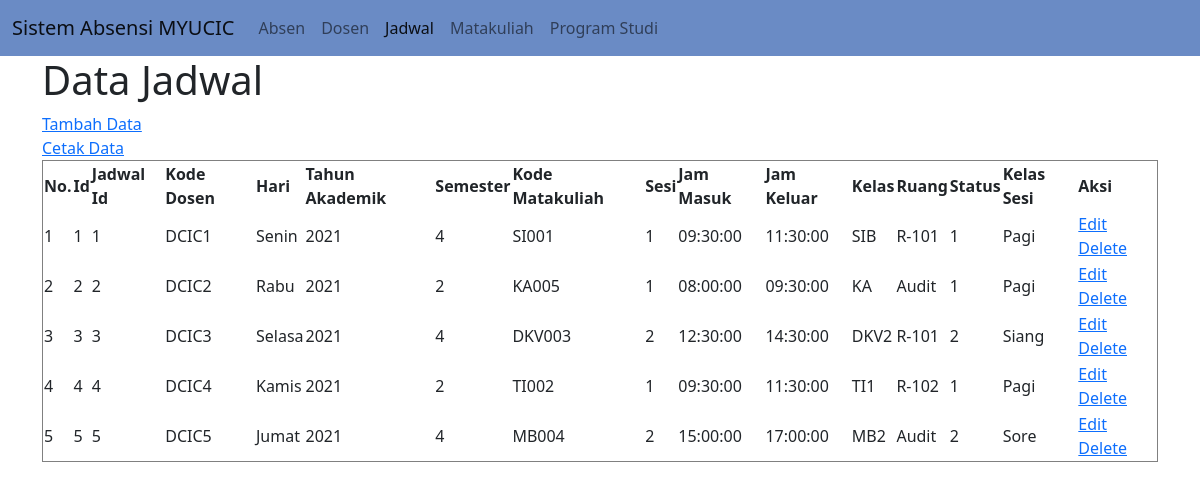
The page /jadwal.php on the database its author committed.
### tables this page shows
CREATE TABLE `tbljadwal` (
  `id` int(11) NOT NULL,
  `jadwalid` int(4) NOT NULL,
  `kodedosen` varchar(5) NOT NULL,
  `hari` varchar(8) NOT NULL,
  `thnakademik` varchar(10) NOT NULL,
  `semester` varchar(6) NOT NULL,
  `kodemk` varchar(15) NOT NULL,
  `sesi` char(1) NOT NULL,
  `jammasuk` time NOT NULL,
  `jamkeluar` time NOT NULL,
  `kelas` varchar(5) NOT NULL,
  `ruang` varchar(10) NOT NULL,
  `status` int(11) NOT NULL,
  `kelassesi` varchar(8) NOT NULL
);

### connection.php (called while the page is built)
<?php
class Connection
{
    public function get_connection()
    {
        $host = "localhost";
        $database = "absensi_mahasiswa";
        $username = "root";
        $password = "";
        $connect = new mysqli($host, $username, $password, $database);
        return $connect;
    }
}
?>

### model.php (called while the page is built, shortened)
<?php
include 'connection.php';
class Model extends Connection
{
    public function __construct()
    {
        $this->conn = $this->get_connection();
    }
    public function tampil_data_jadwal()
    {
        $sql = "SELECT * FROM tbljadwal";
        $bind = $this->conn->query($sql);
        while ($obj = $bind->fetch_object()) {
            $baris[] = $obj;
        }
        if (!empty($baris)) {
            return $baris;
        }
    }
}

### jadwal.php (the view, shortened to what this page needs)
<?php
include 'model.php';
$model = new Model();
$index = 1;
?>
<!doctype html>
<html lang="en">
<head>
    <link href="https://cdn.jsdelivr.net/npm/bootstrap@5.0.0-beta3/dist/css/bootstrap.min.css" rel="stylesheet">
</head>
<body>
<nav class="navbar navbar-expand-lg navbar-light" style="background-color: #6a8bc5;">
  <div class="container-fluid">
    <a class="navbar-brand" href="#">Sistem Absensi MYUCIC</a>
    <div class="collapse navbar-collapse" id="navbarNav">
      <ul class="navbar-nav">
        <li class="nav-item">
          <a class="nav-link" aria-current="page" href="index.php">Absen</a>
        </li>
        <li class="nav-item">
          <a class="nav-link" href="dosen.php">Dosen</a>
        </li>
        <li class="nav-item">
          <a class="nav-link active" href="jadwal.php">Jadwal</a>
        </li>
        <li class="nav-item">
          <a class="nav-link" href="matakuliah.php">Matakuliah</a>
        </li>
        <li class="nav-item">
          <a class="nav-link" href="prodi.php">Program Studi</a>
        </li>
      </ul>
    </div>
  </div>
</nav>
<div class="container">
        <h1>Data Jadwal</h1>
        <a href="create_jadwal.php">Tambah Data</a>
        <br>
        <a href="print_jadwal.php" target="_blank">Cetak Data</a>
        <br>
        <table border="1">
            <thead>
                <tr>
                    <th>No.</th>
                    <th>Id</th>
                    <th>Jadwal Id</th>
                    <th>Kode Dosen</th>
                    <th>Hari</th>
                    <th>Tahun Akademik</th>
                    <th>Semester</th>
                    <th>Kode Matakuliah</th>
                    <th>Sesi</th>
                    <th>Jam Masuk</th>
                    <th>Jam Keluar</th>
                    <th>Kelas</th>
                    <th>Ruang</th>
                    <th>Status</th>
                    <th>Kelas Sesi</th>
                    <th>Aksi</th>
                </tr>
            </thead>
            <tbody>
                <?php
                $result = $model->tampil_data_jadwal();
                if (!empty($result)) {
                    foreach ($result as $data) : ?>
                        <tr>
                            <td><?= $index++ ?></td>
                            <td><?= $data->id ?></td>
                            <td><?= $data->jadwalid ?></td>
                            <td><?= $data->kodedosen ?></td>
                            <td><?= $data->hari ?></td>
                            <td><?= $data->thnakademik ?></td>
                            <td><?= $data->semester ?></td>
                            <td><?= $data->kodemk ?></td>
                            <td><?= $data->sesi ?></td>
                            <td><?= $data->jammasuk ?></td>
                            <td><?= $data->jamkeluar ?></td>
                            <td><?= $data->kelas ?></td>
                            <td><?= $data->ruang ?></td>
                            <td><?= $data->status ?></td>
                            <td><?= $data->kelassesi ?></td>
                            <td>
                                <a name="edit" id="edit" href="edit_jadwal.php?id=<?= $data->id ?>">Edit</a>
                                <a name="hapus" id="hapus" href="process.php?jadwal_id=<?= $data->id ?>">Delete</a>
                            </td>
                        </tr>
                    <?php endforeach;
                } else { ?>
                <tr>
                    <td colspan="9">Belum ada data pada tabel absen mahasiswa.</td>
                </tr>
                <?php } ?>
            </tbody>
        </table>
    </div>
</body>
</html>

### rows shown on the page
tbljadwal: id "1", jadwalid "1", kodedosen "DCIC1", hari "Senin", thnakademik "2021", semester "4", kodemk "SI001", sesi "1", jammasuk "09:30:00", jamkeluar "11:30:00", kelas "SIB", ruang "R-101", status "1", kelassesi "Pagi"
tbljadwal: id "2", jadwalid "2", kodedosen "DCIC2", hari "Rabu", thnakademik "2021", semester "2", kodemk "KA005", sesi "1", jammasuk "08:00:00", jamkeluar "09:30:00", kelas "KA", ruang "Audit", status "1", kelassesi "Pagi"
tbljadwal: id "3", jadwalid "3", kodedosen "DCIC3", hari "Selasa", thnakademik "2021", semester "4", kodemk "DKV003", sesi "2", jammasuk "12:30:00", jamkeluar "14:30:00", kelas "DKV2", ruang "R-101", status "2", kelassesi "Siang"
tbljadwal: id "4", jadwalid "4", kodedosen "DCIC4", hari "Kamis", thnakademik "2021", semester "2", kodemk "TI002", sesi "1", jammasuk "09:30:00", jamkeluar "11:30:00", kelas "TI1", ruang "R-102", status "1", kelassesi "Pagi"
tbljadwal: id "5", jadwalid "5", kodedosen "DCIC5", hari "Jumat", thnakademik "2021", semester "4", kodemk "MB004", sesi "2", jammasuk "15:00:00", jamkeluar "17:00:00", kelas "MB2", ruang "Audit", status "2", kelassesi "Sore"
